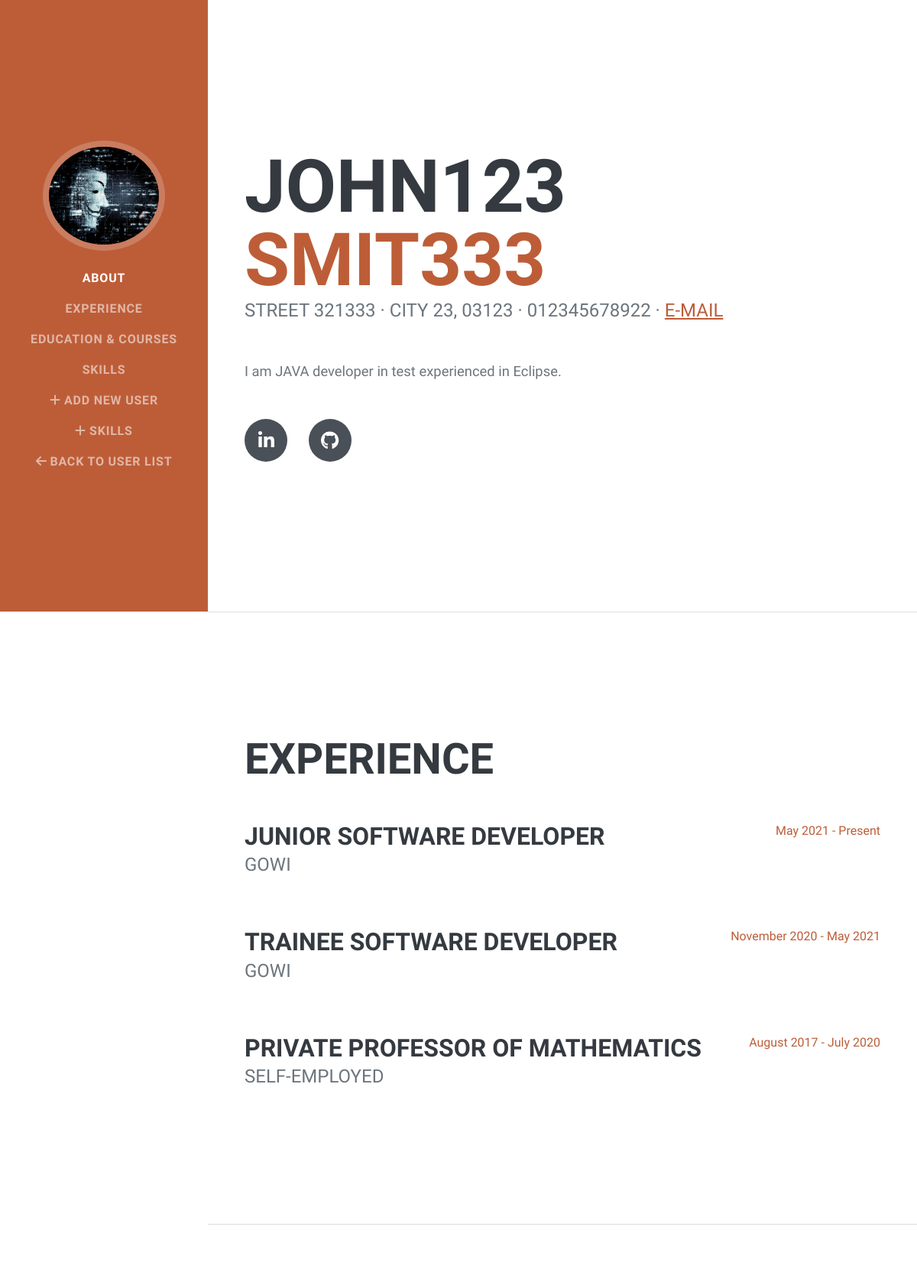
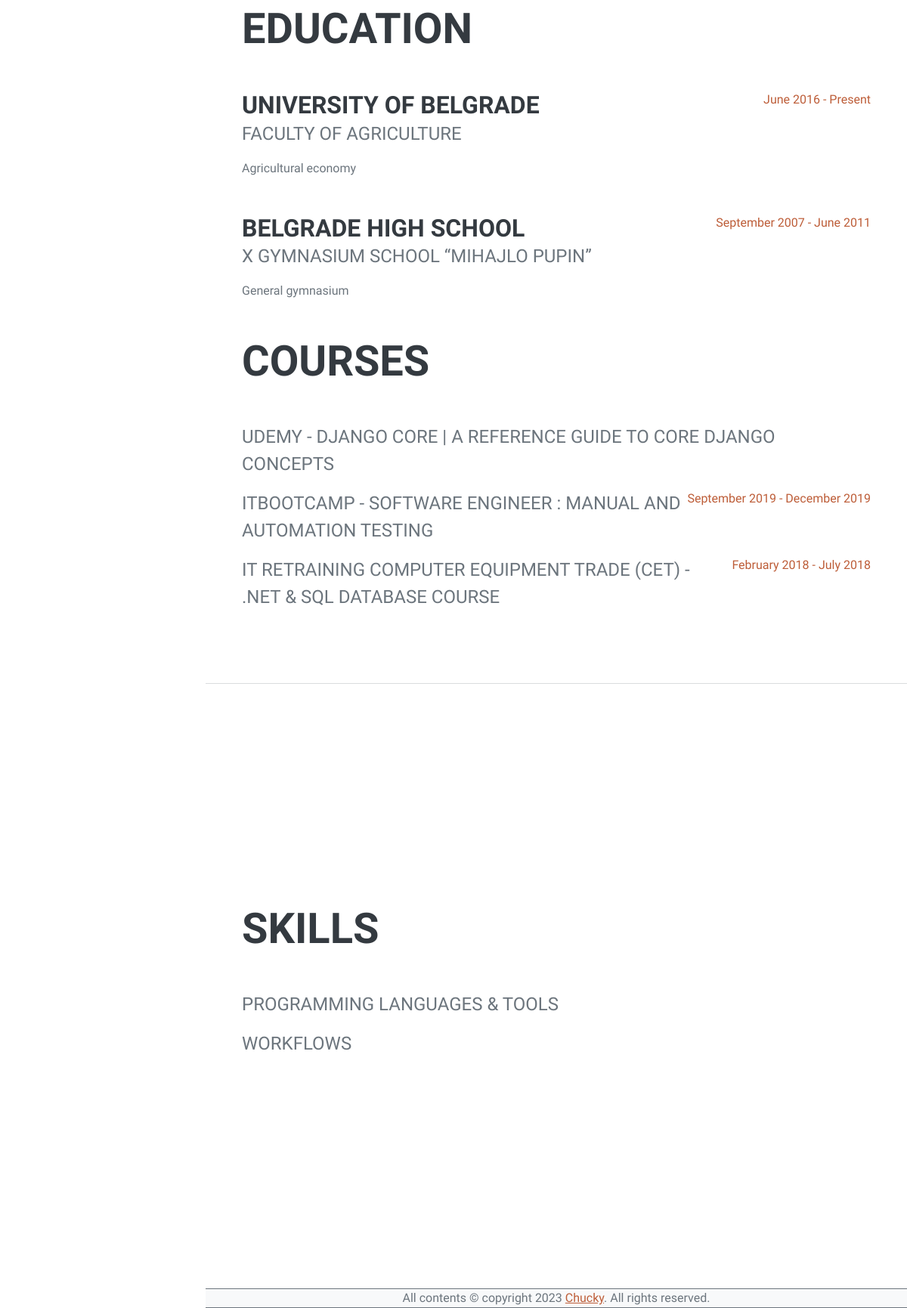
Screenshot of /user/details/2 with the database file from the repository (2 pictures, top to bottom).
### app.py (models this page shows, shortened)
class User(db.Model):
    __tablename__ = 'User'
    id = db.Column(db.Integer, primary_key=True)
    firstname = db.Column(db.String(256), nullable=False)
    lastname = db.Column(db.String(256), nullable=False)
    street = db.Column(db.String(256), nullable=False)
    city = db.Column(db.String(256), nullable=False)
    postcode = db.Column(db.String(256), nullable=False)
    phone = db.Column(db.String(256), nullable=False)
    email = db.Column(db.String(256), unique=True, nullable=False)
    bio = db.Column(db.Text)
    li = db.Column(db.String(256), unique=True, nullable=False)
    gh = db.Column(db.String(256), unique=True, nullable=False)
    education = db.relationship('UserEducation', backref='User', lazy=True)
    experience = db.relationship('UserExperience', backref='User', lazy=True)
    created_at = db.Column(db.DateTime(timezone=True), server_default=func.now())

### app_views.py (the view)
@app_views.route('/user/details/<int:id>', methods=['GET'])
def user_details(id):
    try:
        from app import User, UserSkill, Skill
        user = User.query.get(int(id))
        user_skills = UserSkill.query.filter_by(user_id=id)
        skills = []
        workflows = []
        for element in user_skills:
            skill = Skill.query.get(int(element.skill_id))
            if skill.is_skill:
                skills.append(skill.name)
            else:
                workflows.append(skill.name)
        context = {
            'type': 'user-details',
            'general': {
                'firstname': user.firstname,
                'lastname': user.lastname,
                'street': user.street,
                'city': user.city,
                'postcode': user.postcode,
                'phone': user.phone,
                'email': user.email,
                'bio': user.bio,
                'linkedin': user.li,
                'github': user.gh
            },
            'experience': [],
            'education': [],
            'skills': {
                'skills': skills,
                'workflows': workflows
            }
        }
        return render_template('user-details.html', context=context)
    except Exception as e:
        abort(500)

### app_views.py (called while the page is built)
@app_views.context_processor
def inject_now():
    return {'current_year': datetime.utcnow().year}

### templates/user-details.html
{% extends 'components/layouts/base.html' %}
{% block content %}
    <div class="container-fluid p-0">
        {% with type=context.type %}
            {% include "components/navigation.html" %}
        {% endwith %}
        {% with context=context.general %}
            {% include "components/user/details/general.html" %}
        {% endwith %}
        <hr class="m-0" />
        {% include "components/user/details/experience.html" %}
        <hr class="m-0" />
        {% include "components/user/details/education.html" %}
        <hr class="m-0" />
        {% with context=context.skills %}
            {% include "components/user/details/skills.html" %}
        {% endwith %}
    </div>
{% endblock %}

### templates/components/user/details/general.html
{% block content %}
    <section class="resume-section" id="about">
        <div class="resume-section-content">
            <h1 class="mb-0">
                {{context.firstname}}
                <span class="text-primary">{{context.lastname}}</span>
            </h1>
            <div class="subheading mb-5">
                {{context.street}} · {{context.city}}, {{context.postcode}} · {{context.phone}} ·
                <a href="mailto:{{context.email}}">E-mail</a>
            </div>
            <p class="lead mb-5">
                {{context.bio}}
            </p>
            <div class="social-icons">
                <a class="social-icon" href="{{context.linkedin}}"><i class="fab fa-linkedin-in"></i></a>
                <a class="social-icon" href="{{context.github}}"><i class="fab fa-github"></i></a>
            </div>
        </div>
    </section>
{% endblock %}

### rows the page displays
User: firstname "JOHN123", lastname "SMIT333", street "STREET 321333", city "CITY 23", postcode "03123", phone "012345678922", bio "I am JAVA developer in test experienced in Eclipse."
